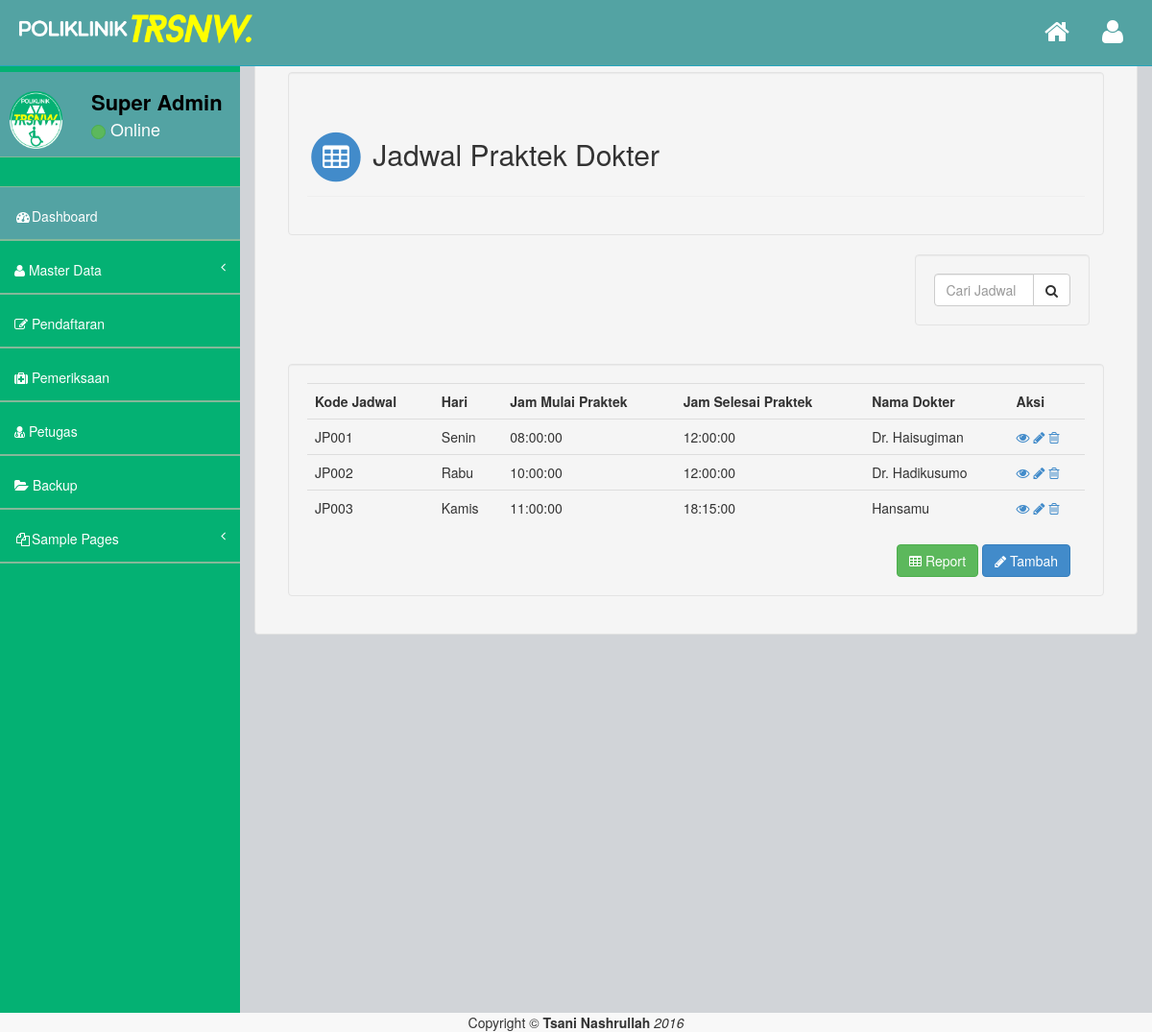
Screenshot of /jadwal/index.php (signed in) with the database file from the repository.
### tables this page shows
CREATE TABLE `pegawai` (
  `nip` varchar(13) NOT NULL,
  `nama` varchar(50) DEFAULT NULL,
  `alamat` text,
  `telp` varchar(13) DEFAULT NULL,
  `tgl_lahir` date DEFAULT NULL,
  `j_kel` varchar(15) DEFAULT NULL,
  `username` varchar(100) NOT NULL,
  PRIMARY KEY (`nip`)
);

CREATE TABLE `jadwal_praktek` (
  `kd_praktek` varchar(5) NOT NULL DEFAULT '',
  `hari` varchar(10) DEFAULT NULL,
  `mulai` time DEFAULT NULL,
  `selesai` time DEFAULT NULL,
  `kd_dokter` varchar(5) DEFAULT NULL,
  PRIMARY KEY (`kd_praktek`)
);

CREATE TABLE `dokter` (
  `kd_dokter` varchar(5) NOT NULL DEFAULT '',
  `nama_dokter` varchar(50) DEFAULT NULL,
  `alamat` text,
  `telp` varchar(13) DEFAULT NULL,
  `j_kel` varchar(15) NOT NULL,
  `kd_poli` varchar(5) DEFAULT NULL,
  PRIMARY KEY (`kd_dokter`)
);

### jadwal/index.php (the view, shortened to what this page needs)
<?php
include('../layout/header.php');
?>
<div id="page-wrapper">
	<div class="row well">
	<div class="col-md-12">
	<div class="well">
	<h2 class="page-header">
    <span class="fa-stack fa-1x">
          <i class="fa fa-circle fa-stack-2x text-primary"></i>
          <i class="fa fa-table fa-stack-1x fa-inverse"></i>
    </span>&nbsp;Jadwal Praktek Dokter</h2>
    </div>
    <div class="col-md-3 pull-right">
    <form action="cari.php" method="get">
            <div class="input-group well">
                <input type="text" class="form-control" name="search" placeholder="Cari Jadwal">
                <span class="input-group-btn">
                    <button class="btn btn-default" type="submit"><i class="fa fa-search"></i></button>
                </span>
            </div>
    </form>
    </div>
    <div class="col-lg-12"><br></div>
		<div class="col-md-12 well table-responsive">
		<center>
			<table width=100% align="center" class="table table-hover">
				<tr><th>Kode Jadwal</th>
				<th>Hari</th>
				<th>Jam Mulai Praktek</th>
				<th>Jam Selesai Praktek</th>
				<th>Nama Dokter</th>
				<th>Aksi</th>
				</tr>
				<?php
				$query=mysql_query("select * from jadwal_praktek order by kd_praktek");
				if (mysql_num_rows($query) > 0) {
					while($data=mysql_fetch_array($query))
					{
						echo "<tr>";
						echo "<td>".$data[0]."</td>";
						echo "<td>".$data[1]."</td>";
						echo "<td>".$data[2]."</td>";
						echo "<td>".$data[3]."</td>";
						$dokter = mysql_query("select * from dokter where kd_dokter='$data[4]'");
						$ambil = mysql_fetch_array($dokter);
						echo "<td>" . $ambil[1] . "</td>";
						echo "<td>
						<a href='detail.php?kd_praktek=" . $data[0] . "'> <i class='fa fa-eye'></i> </a>
						<a href='edit.php?kd_praktek=" . $data[0] . "&key=edit'> <i class='fa fa-pencil'></i> </a>
						<a href='edit.php?kd_praktek=" . $data[0] . "&key=delete'> <i class='fa fa-trash-o'></i> </a>
						";
						echo "</tr>";
					}
				}else{
					echo "<tr><td colspan=6>&nbsp;</td></tr>";
					echo "<tr><td colspan='6' bgcolor='gray'><strong><center>Tidak Ada Data</center></strong></td></tr>";
				}
				?>
			</center>
		<div class="col-md-12">
			<div class="pull-right">
				<a href="pdf.php" class="btn btn-success"><i class='fa fa-table'></i>  Report</a>
				<a href="create.php" class="btn btn-primary"><i class='fa fa-pencil'></i>  Tambah</a>
			</div>
		</div>
		</div>
	</div>
	</div>
	</div>
	</div>
<?php
include("../layout/footer.php");
?>

### layout/header.php (shortened to what this page needs)
<!DOCTYPE html>
<html>
<head>
    <link href="../assets/plugins/bootstrap/bootstrap.css" rel="stylesheet" />
    <link href="../assets/font-awesome/css/font-awesome.css" rel="stylesheet" />
    <link href="../assets/plugins/pace/pace-theme-big-counter.css" rel="stylesheet" />
    <link href="../assets/css/style.css" rel="stylesheet" />
    <link href="../assets/css/main-style.css" rel="stylesheet" />
    <link href="../assets/plugins/morris/morris-0.4.3.min.css" rel="stylesheet" />
   </head>
<body>
    <div id="wrapper">
        <nav class="navbar navbar-default navbar-fixed-top" role="navigation" id="navbar">
            <div class="navbar-header">
                <a class="navbar-brand" href="../site/index.php">
                    <img src="../images/text.png" alt="" />
                </a>
            </div>
            <ul class="nav navbar-top-links navbar-right">
                <li class="dropdown">
                    <a class="dropdown-toggle" data-toggle="dropdown" href="../site/index.php">
                        <span class="top-label label label-danger"></span><i class="fa fa-home fa-2x"></i>
                    </a>
                </li>
                <li class="dropdown">
                    <a class="dropdown-toggle" data-toggle="dropdown" href="#">
                        <i class="fa fa-user fa-2x"></i>
                    </a>
                </li>
            </ul>
        </nav>
        <nav class="navbar-default navbar-static-side" role="navigation">
            <div class="sidebar-collapse">
                <ul class="nav" id="side-menu">
                    <li>
                        <div class="user-section">
                            <div class="user-section-inner">
                                <img src="../images/logo.png" alt="">
                            </div>
                            <div class="user-info">
                            <?php
                            $username = $_SESSION['username'];
                            $sql = mysql_query("select * from pegawai where username='$username'");
                            $ambil = mysql_fetch_array($sql);
                            ?>
                                <div><strong><?=$ambil[1];?></strong></div>
                                <div class="user-text-online">
                                    <span class="user-circle-online btn btn-success btn-circle "></span>&nbsp;Online
                                </div>
                            </div>
                        </div>
                    </li>
                    <li class="sidebar-search">
                    </li>
                    <li class="selected">
                        <a href="../site/index.php"><i class="fa fa-dashboard fa-fw"></i>Dashboard</a>
                    </li>
                    <li>
                        <a href="#"><i class="fa fa-user"></i> Master Data<span class="fa arrow"></span></a>
                    </li>
                    <li>
                        <a href="../pendaftaran/index.php"><i class="fa fa-edit"></i>  Pendaftaran</a>
                    </li>
                    <li>
                        <a href="../pemeriksaan/index.php"><i class="fa fa-medkit"></i>  Pemeriksaan</a>
                    </li>
                    <?php
                    $query = mysql_query("select * from login where username='$username'");
                    $ambil = mysql_fetch_array($query);
                    if ($ambil[2]=="1") {
                        echo "
                            <li>
                                <a href='../admin/index.php'><i class='fa fa-user-md'></i>  Petugas</a>
                            </li>
                            <li>
                                <a href='../site/backup.php'><i class='fa fa-folder-open'></i>  Backup</a>
                            </li>";
                        }
                    ?>
                    <li>
                        <a href="#"><i class="fa fa-files-o fa-fw"></i>Sample Pages<span class="fa arrow"></span></a>
                    </li>
                </ul>
            </div>
        </nav>

### assets/css/style.css (style rules this page uses)
body { background-color: #f8f8f8; }
#wrapper { width: 100%; margin-top: 55px!important; background-color:#04B173; }
#page-wrapper { padding: 0 15px; min-height: 568px; background-color:rgb(209, 212, 216); }
.navbar-static-side ul li { border-bottom:1px solid #84B899 !important; }
.navbar-top-links li { display: inline-block; }
.navbar-top-links li:last-child { margin-right: 15px; }
.navbar-top-links li a { padding: 20px; min-height: 50px; }
.sidebar-search { padding: 15px; }
.arrow { float: right; }
.fa.arrow:before { content: "\f104"; }
@media (min-width:768px) { .navbar-static-side { z-index: 1; position: absolute; width: 250px; } }
.btn-circle { width: 30px; height: 30px; padding: 6px 0; border-radius: 15px; text-align: center; font-size: 12px; line-height: 1.428571429; }

### assets/css/main-style.css (style rules this page uses)
.user-section-inner { height: 65px; width: 65px; -moz-border-radius: 3px; -webkit-border-radius: 3px; border-radius: 3px; overflow: hidden; display: inline-block; float: left; margin-right: 15px; margin-top: 20px; }
.user-section-inner img { margin-left:10px; width:55px; height:60px; }
.user-info { display: block; color:#000!important; display: inline-block; padding: 15px; margin-bottom: 0px }
.user-text-online { font-size:18px; color:#fff }
.user-circle-online { width: 15px!important; height: 15px!important; }
.navbar-top-links > li > a { color: #FFFFFF; }
.nav > li > a { padding: 20px 15px; }
#side-menu { background-color:#04B173; }
#side-menu a { color:#fff; border-bottom: 1px solid #84B899 !important; height: 55px; }
.selected { background-color:rgb(83, 163, 163); }
#navbar { background-color:rgb(83, 163, 163); }
.navbar-brand { padding-left:20px; }
.navbar-brand img { height:30px; }
.navbar-default { border-color: #27A6BE; }
@media (min-width:768px) { #page-wrapper { position: inherit; margin: 0 0 0 250px; padding: 0 30px; min-height: 1000px; } }

### rows the page displays
pegawai: nama "Super Admin"
jadwal_praktek: kd_praktek "JP001", hari "Senin", mulai "08:00:00", selesai "12:00:00", kd_dokter.nama_dokter "Dr. Haisugiman"
jadwal_praktek: kd_praktek "JP002", hari "Rabu", mulai "10:00:00", selesai "12:00:00", kd_dokter.nama_dokter "Dr. Hadikusumo"
jadwal_praktek: kd_praktek "JP003", hari "Kamis", mulai "11:00:00", selesai "18:15:00", kd_dokter.nama_dokter "Hansamu"
